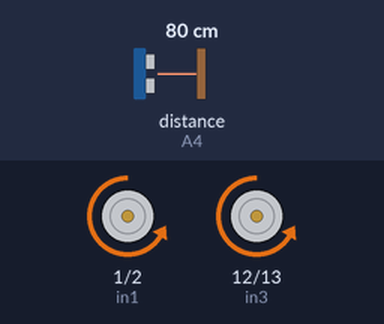
Bench run of a sketch on a simulated Arduino Uno, built with avr-gcc and run on an emulated ATmega328P. Parts: motor-driver pin pairs drawn as motors (green arrow = first pin HIGH = forward, orange = second pin HIGH = backward, longer = more drive, scaled by the enable pin). Wiring (inferred from the names in the program): ultrasonic range finder: trigger A5; echo A4. The test bench sets the inputs (shaded band); at power-on: distance to the obstacle (sensor on A4) 80 cm. The echo pulse lasts 58.3 µs per cm.

Above: at 1.2 s.
1.3 s: distance to the obstacle (sensor on A4) set to 19 cm
2.8 s: distance to the obstacle (sensor on A4) set to 14 cm
At 3.32 s:
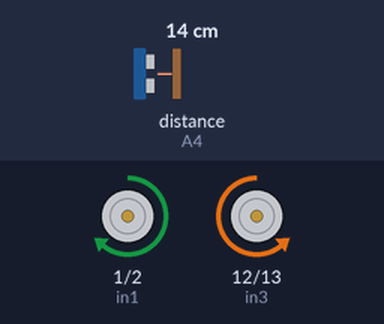
5.8 s: distance to the obstacle (sensor on A4) set to 18 cm
7.5 s: distance to the obstacle (sensor on A4) set to 2 cm
At 7.6 s:
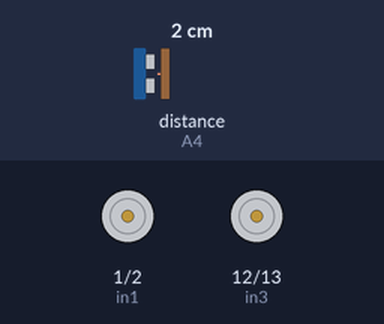
Timing chart, 0 to 11.5 s (numbered marks = the images above; inputs shaded):
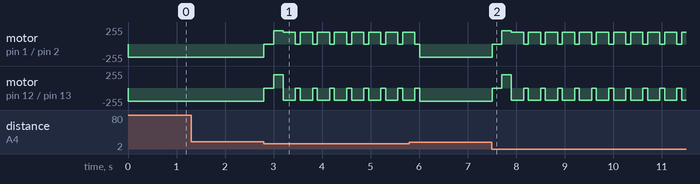

The sketch:

week3_task3.ino
```cpp
// ---------- Ultrasonic ----------
#define TRIG A5
#define ECHO A4

// ---------- Motor Driver Pins ----------
// SPEED PINS (Must be on Digital PWM pins ~)
#define enA 11
#define enB 3

// DIRECTION PINS
// WARNING: Pin 1 and 2 are usually Serial TX/RX. Disconnect before uploading new code!
#define in1 1
#define in2 2

#define in3 12
#define in4 13

// Define the obstacle threshold distance in cm
const int OBSTACLE_THRESHOLD = 15;
// Define the speed for turning
const int TURN_SPEED = 180;
// Define the speed for forward movement
const int FORWARD_SPEED = 200;

void setup() {

  // Ultrasonic pins
  pinMode(TRIG, OUTPUT);
  pinMode(ECHO, INPUT);

  // Motor pins
  pinMode(enA, OUTPUT);
  pinMode(in1, OUTPUT);
  pinMode(in2, OUTPUT);

  pinMode(enB, OUTPUT);
  pinMode(in3, OUTPUT);
  pinMode(in4, OUTPUT);

  // Set the default speed for both motors
  analogWrite(enA, FORWARD_SPEED);
  analogWrite(enB, FORWARD_SPEED);
}

// ------------ Motor Functions ------------

// Turns the robot right (Motor A backward, Motor B forward)
void right() {
  analogWrite(enA, TURN_SPEED);
  analogWrite(enB, TURN_SPEED);

  // Motor A (Right Wheel): Backward
  digitalWrite(in1, HIGH);
  digitalWrite(in2, LOW);

  // Motor B (Left Wheel): Forward
  digitalWrite(in3, LOW);
  digitalWrite(in4, HIGH);
}

// Turns the robot left (Motor A forward, Motor B backward)
void left() {
  analogWrite(enA, TURN_SPEED);
  analogWrite(enB, TURN_SPEED);

  // Motor A (Right Wheel): Forward
  digitalWrite(in1, LOW);
  digitalWrite(in2, HIGH);

  // Motor B (Left Wheel): Backward
  digitalWrite(in3, HIGH);
  digitalWrite(in4, LOW);
}

// Moves both motors forward
void forward() {
  analogWrite(enA, FORWARD_SPEED);
  analogWrite(enB, FORWARD_SPEED);

  digitalWrite(in1, LOW);
  digitalWrite(in2, HIGH);

  digitalWrite(in3, LOW);
  digitalWrite(in4, HIGH);
}

void backward() {
  analogWrite(enA, FORWARD_SPEED);
  analogWrite(enB, FORWARD_SPEED);

  digitalWrite(in1, HIGH);
  digitalWrite(in2, LOW);

  digitalWrite(in4, LOW);
  digitalWrite(in3, HIGH);
}

// Stops both motors
void stopCar() {
  analogWrite(enA, 0);
  analogWrite(enB, 0);

  digitalWrite(in1, LOW);
  digitalWrite(in2, LOW);

  digitalWrite(in3, LOW);
  digitalWrite(in4, LOW);
}

// ------------ Get Distance ------------
long getDistance() {
  digitalWrite(TRIG, LOW);
  delayMicroseconds(2);

  digitalWrite(TRIG, HIGH);
  delayMicroseconds(10);
  digitalWrite(TRIG, LOW);

  long duration = pulseIn(ECHO, HIGH, 30000);

  if (duration == 0) return 999;

  return duration * 0.034 / 2;
}

// ------------ MAIN LOOP ------------
void loop() {
  long distance = getDistance();

  // If obstacle is detected
  if (distance <= OBSTACLE_THRESHOLD) {

    // 1. Stop the car
    stopCar();
    delay(200);
    backward();
    delay(200);
    // 2. Start turning right (can change to left if preferred)
    right();

    // 3. Keep turning until an obstacle-free path is scanned
    long turn_distance = 0;
    int scan_count = 0;

    do {
      delay(250); // Small turn duration
      stopCar();
      delay(100); // Stop briefly to get a clean reading

      turn_distance = getDistance();


      // If obstacle is still present, keep turning
      if (turn_distance <= OBSTACLE_THRESHOLD) {
        right();
        scan_count++;
      }

      // If stuck (turned too many times), break and stop
      if (scan_count > 20) {
        stopCar();
        break;
      }

    } while (turn_distance <= OBSTACLE_THRESHOLD);

  }
  else {
    // No obstacle, continue moving forward
    forward();
  }
}
```

Measured:
- the behaviour switches between 17 and 16 cm on distance to the obstacle (sensor on A4) (found by bisection; images 0 and 1)
- after the input at 1.3 s, every drawn part: stays the same
